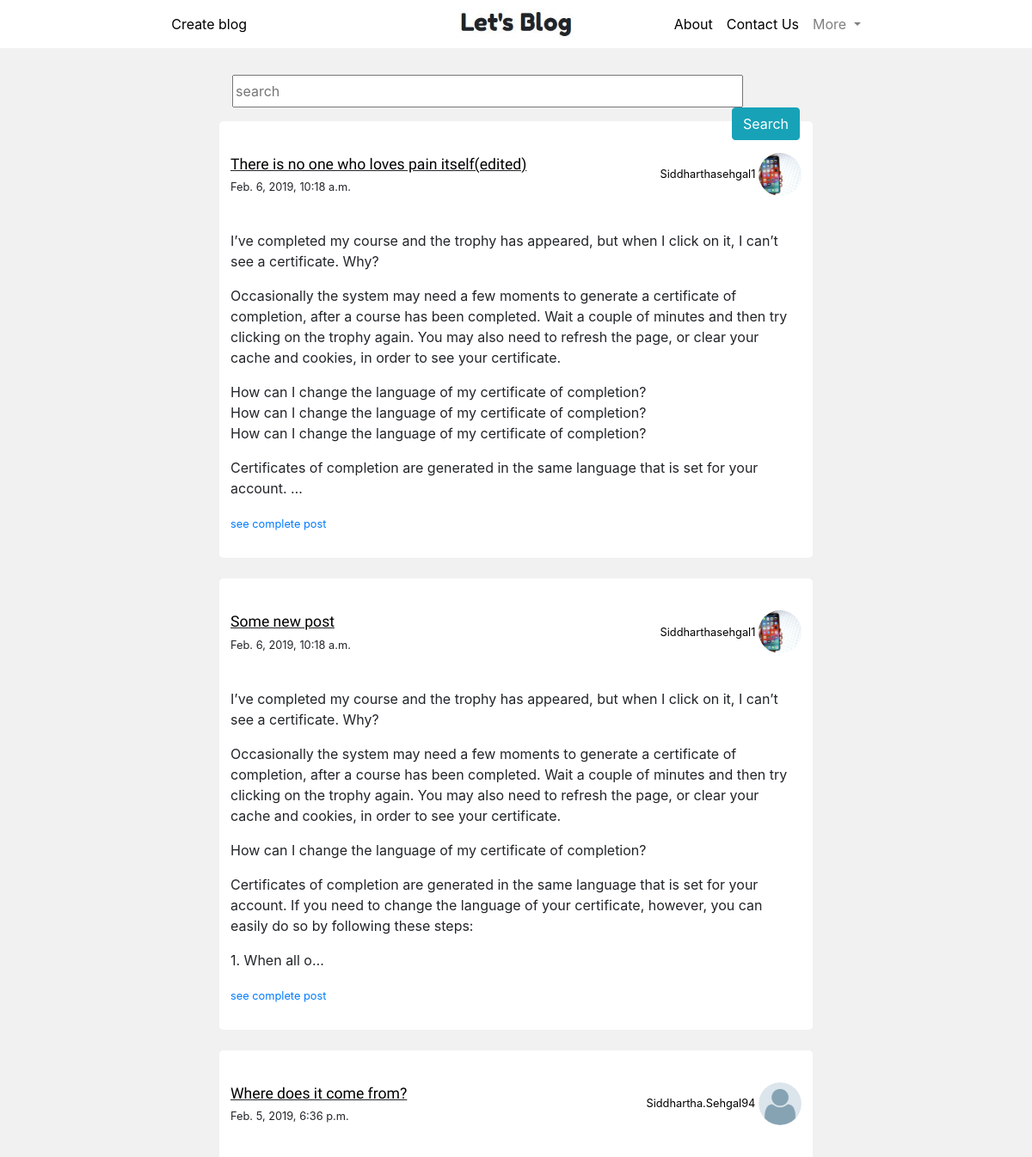
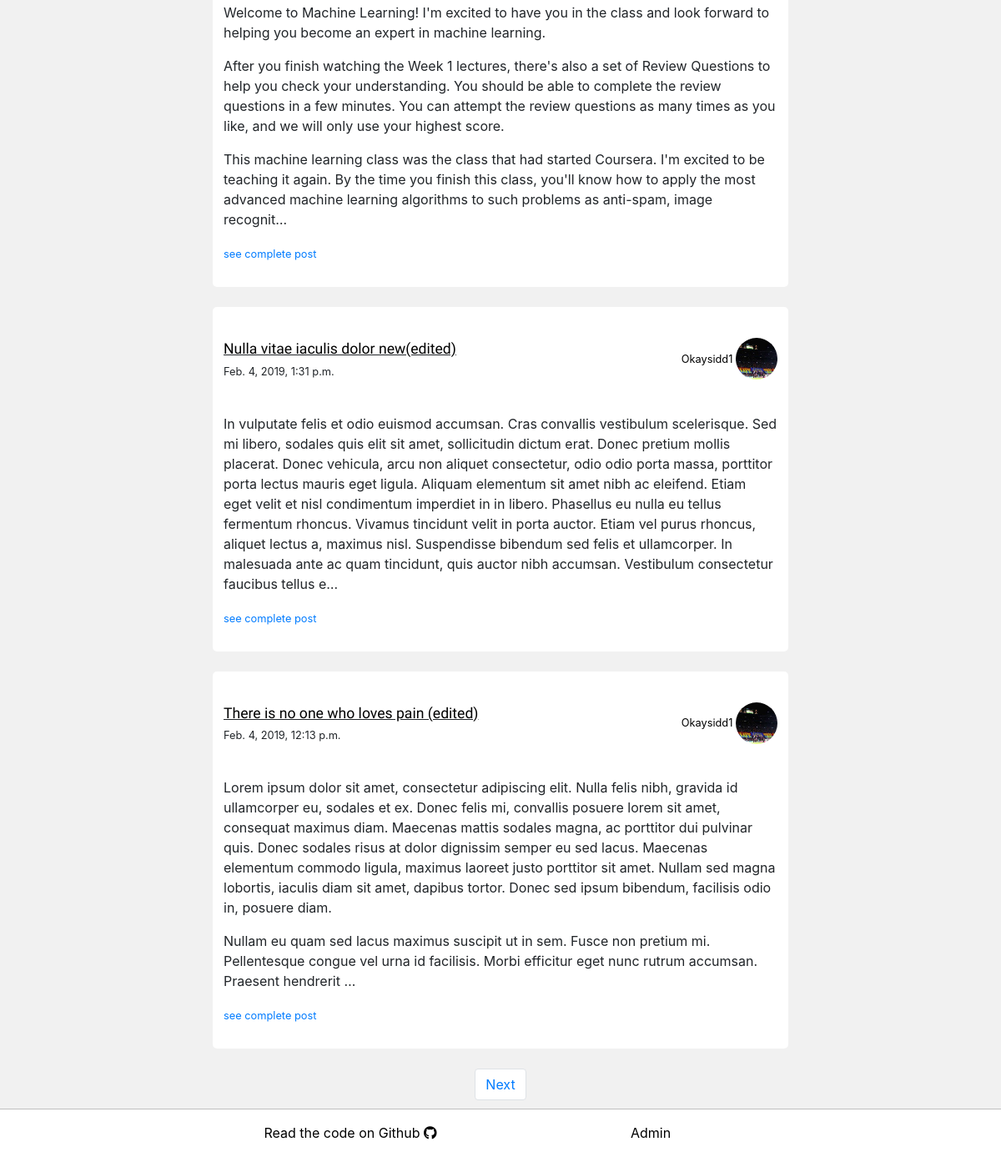
Before: / (signed in) with the older database file (2 pictures, top to bottom).
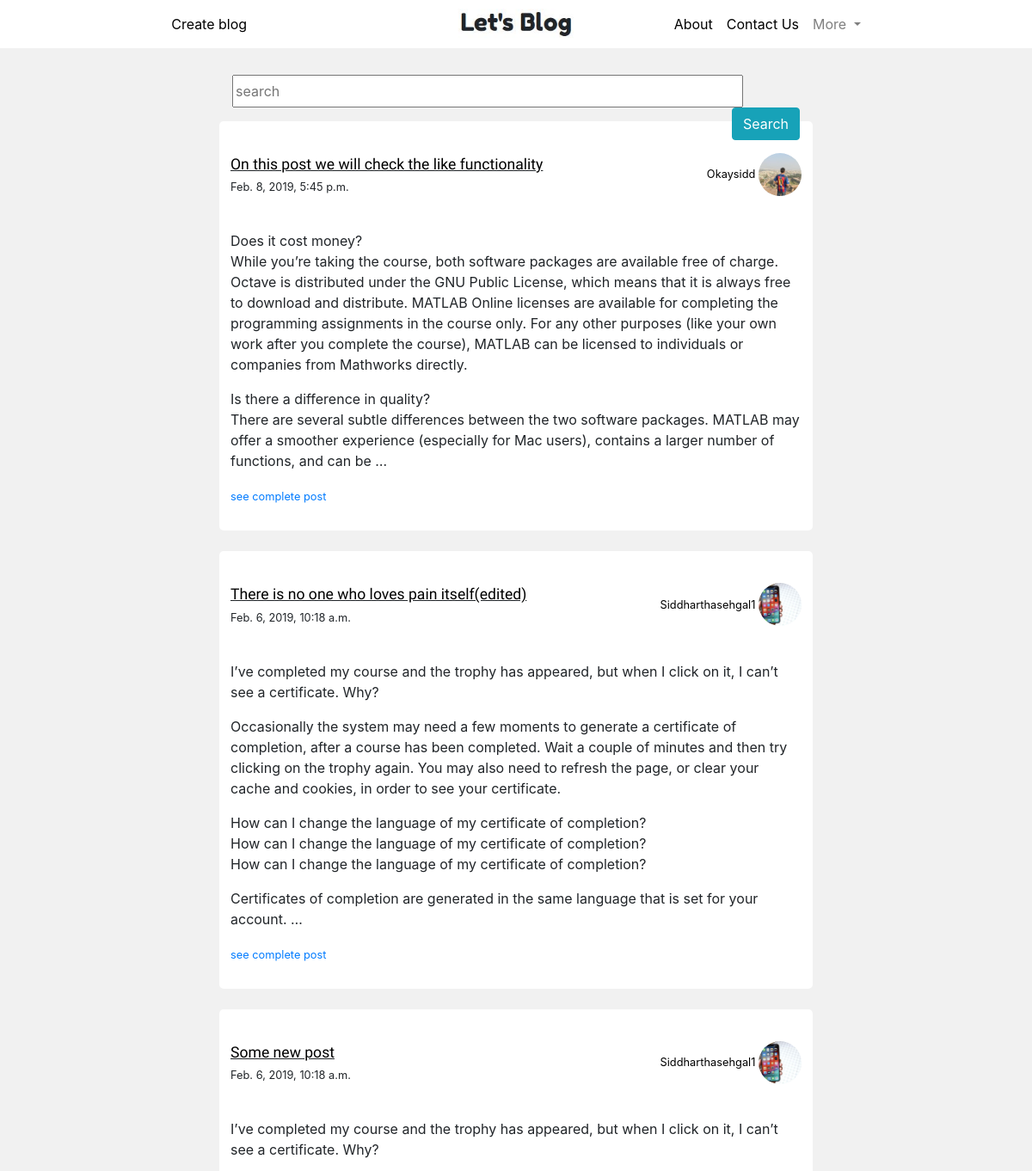
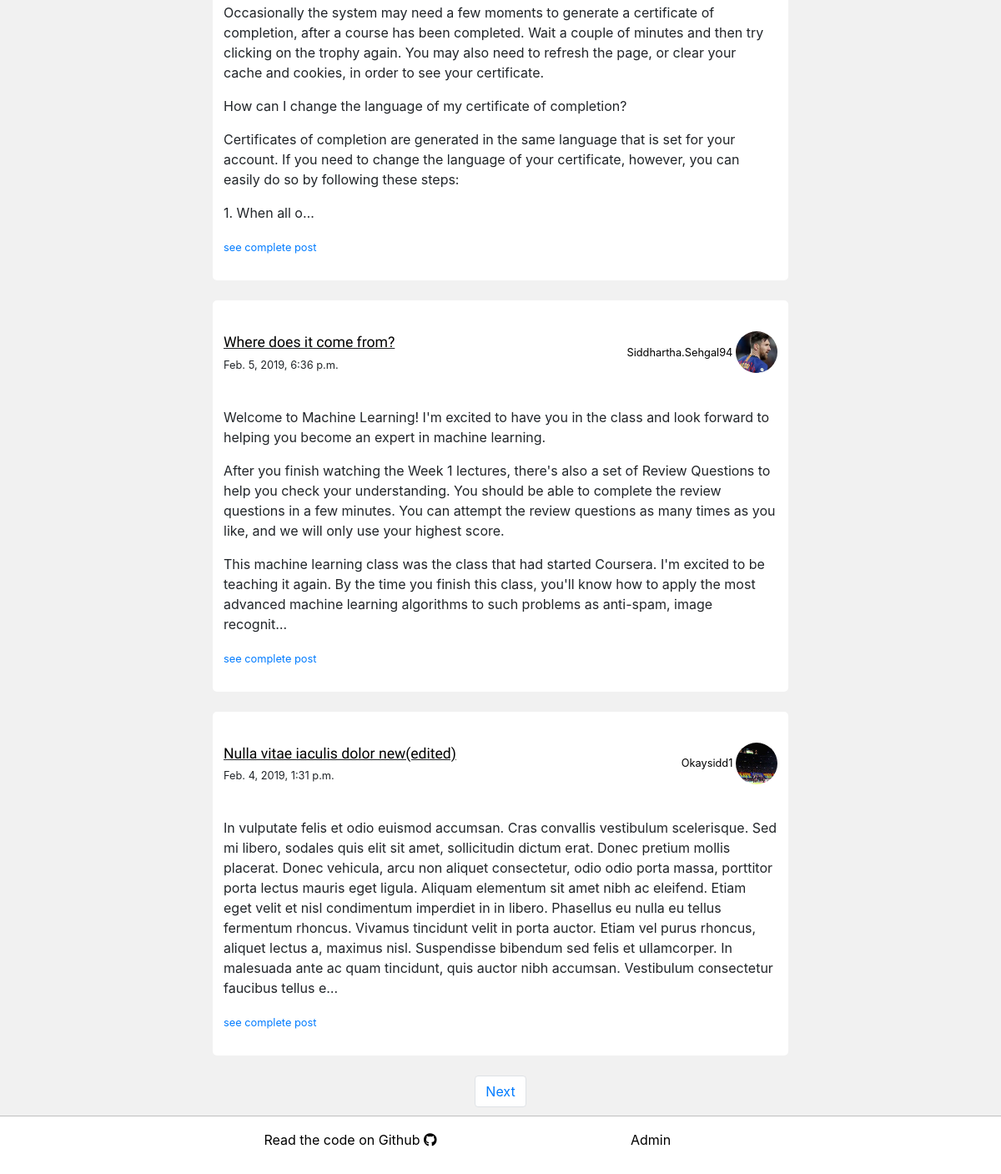
After: the same page with the newer database file (2 pictures, top to bottom).
### blogs_app/models.py (models this page shows, shortened)
class Post_model(models.Model):
    author = models.ForeignKey(Author_model, on_delete=models.CASCADE)
    title_original = models.CharField(max_length=200)
    title_edited = models.CharField(max_length=200, default="")
    body_original = models.TextField()
    body_edited = models.TextField(default="")
    created_on = models.DateTimeField(auto_now_add=True)
    created_on = models.DateTimeField(default=timezone.now())
    modified_on = models.DateTimeField(blank=True, null=True)
    published_on = models.DateTimeField(blank=True, null=True)
    likes = models.PositiveIntegerField(default=0)
    liked_by = models.ManyToManyField(Author_model, related_name="liked_by", blank=True, null=True, default=[])

### users_app/models.py (models this page shows, shortened)
class Author_model(models.Model):
    author_name = models.OneToOneField(User, on_delete=models.CASCADE, primary_key=True)
    git = models.URLField(max_length=128, blank=True)
    profile_pic = models.ImageField(default='default.jpeg', upload_to='profile_pics')
    def __str__(self):
        return str(self.author_name)

### blogs_app/views.py (the view)
# urls.py: path('', ListPostView.as_view(), name="all-post"),
class ListPostView(LoginRequiredMixin, ListView):
    login_url = '/login/'
    redirect_field_name = 'next'
    model = Post_model
    fields = ['title_original', 'body_original', 'author']
    ordering = ['-published_on']
    paginate_by = 5
    def get_context_data(self, **kwargs):
        context = super().get_context_data(**kwargs)
        context['title'] = 'Let\'s Blog'
        return context
    def get_queryset(self):
        queryset = Post_model.objects.filter(published_on__lte=timezone.now()).order_by('-published_on')
        return queryset

### blogs_app/templates/blogs_app/post_model_list.html (shortened to what this page needs)
{% extends 'system_app/base.html' %}
{% block base_body_block %}
{% load staticfiles %}
<link rel="stylesheet" href="{% static 'blogs_app/post_model_list.css' %}">
<br><br>
<div class="container">
    <div class="search-bar">
        <form class="form-group" action="{% url 'blogs:search-results' %}" method="POST">
            <input type="text" name="search-query" class="find-post" placeholder="search">
            <input type="submit" class="search-button btn btn-info" value="Search">
        </form>
    </div>
  {% for post in post_model_list %}
    <div class="post-complete">
      <br>
      <div class="row ">
          <div class="col-md-8">
              <span class="post-title"><a class="black-href" href="{% url 'blogs:post' pk=post.pk %}">{{ post.title_original }}</a></span>
              <br>
              <small>{{ post.created_on }}</small>
          </div>
          <div class="col-md-4">
              <span class="author-name">
                  <a class="black-href" href="{% url 'users:view-profile' pk=post.author.pk %}">
                      <small>
                          {{ post.author|title }}
                      </small>
                      <img class="profile-pic" src="{{ post.author.profile_pic.url }}" alt="no image found">
                  </a>
              </span>
          </div>
          </div><br>
          <p><span class="postarea">{{ post.body_original|truncatechars:700|linebreaks }}</span>
          {% if post.body_original|length|get_digit:"-1" > 600 %}
            <small><a href="{% url 'blogs:post' pk=post.pk %}">see complete post</a></small>
          {% endif %}
          </p>
    </div><br>
  {% endfor %}
  {% if is_paginated %}
    <nav>
        <ul class="pagination justify-content-center">
            {% if page_obj.has_next %}
                <li class="page-item">
                    <a class="page-link" href="?page={{ page_obj.next_page_number }}">Next</a>
                </li>
            {% endif %}
        </ul>
    </nav>
  {% endif %}
  <br><br>
</div>
{% endblock %}

### system_app/templates/system_app/base.html (shortened to what this page needs)
<!DOCTYPE html>
{% load staticfiles %}
<link rel="stylesheet" href="{% static 'system_app/base.css' %}">
<html lang="en" dir="ltr">
  <head>
    <link rel="stylesheet" href="https://use.fontawesome.com/releases/v5.7.1/css/all.css">
    <link rel="stylesheet" href="https://stackpath.bootstrapcdn.com/bootstrap/4.1.3/css/bootstrap.min.css">
  </head>
  <body>
    <div class="wrapper">
      {% if user.is_authenticated %}
      <nav class="fixed-top  navbar navbar-expand-lg navbar-light">
          <div class="nav-container">
            <div class="collapse navbar-collapse">
              <ul class="navbar-nav mr-auto">
                <li class="nav-item">
                  <a id="nav-link" class="nav-link m-auto" href="{% url 'blogs:new-post' %}">Create blog</a>
                </li>
                <a id="center-nav-link" class="navbar-brand" href="{% url 'blogs:all-post' %}"><img class="letslogo" src="{% static 'system_app/letsblog.JPG' %}" alt="Let's Blog"></a>
              </ul>
              <ul class="navbar-nav ml-auto">
                <li class="nav-item">
                  <a id="nav-link" class="nav-link" href="{% url 'system:about' %}">About </a>
                </li>
                <li class="nav-item">
                  <a id="nav-link" class="nav-link" href="{% url 'system:contact' %}">Contact Us </a>
                </li>
                <li class="nav-item dropdown">
                  <a class="nav-link dropdown-toggle" role="button" href="#" data-toggle="dropdown" aria-haspopup="true" aria-expanded="false">
                    More
                  </a>
                </li>
              </ul>
            </div>
        </div>
      </nav>
      {% else %}
        <a href="{% url 'system:login' %}"></a>
      {% endif %}
      <br>
      {% block base_body_block %}{% endblock %}
    </body>
    <footer>
      <div class="container">
        <div class="mt-3 row">
          <div class="col-md-6">
            <a class="black-href" target="_blank" href="https://github.com/okaysidd/Blog-app">Read the code on Github <i class="fab fa-github"></i></a>
          </div>
          <div class="col-md-6">
            <a class="black-href" target="_blank" href="{% url 'admin:index' %}">Admin</a>
          </div>
        </div>
      </div>
    </footer>
</html>

### system_app/static/system_app/base.css (style rules this page uses)
#nav-link { font-size: 1em; color: black; }
#center-nav-link { float: none; position: absolute; top: 50%; left: 50%; transform: translate(-50%, -50%); font-family: 'Fredoka One', cursive; font-size: 2em; }
.fixed-top { background-color: white; }
.nav-container { width: 70%; margin: auto; }
.letslogo { height: 35px; margin: 10px; }
html, body { height: 100%; margin: 0px; }
.wrapper { box-sizing: border-box; position: relative; padding-bottom: 1em; min-height: 100%; }
footer { margin: auto; position: absolute; bottom: 0; width: 100%; color: #fff; height: 70px; text-align: center; border-top: 1px solid #bfbfbf; }
.black-href { color: black; }
footer { height: 50px; }
footer { margin: auto; position: absolute; bottom: 0; width: 100%; color: #fff; background-color: white; height: 70px; text-align: center; }

### blogs_app/static/blogs_app/post_model_list.css (style rules this page uses)
.container { width: 60%; }
.post-title { font-family: 'Expletus Sans', cursive; font-size: 1.1em; text-decoration: underline; }
.author-name { float: right; }
.post-complete { background-color: white; padding: 13px; border-radius: 5px; }
body { background-color: #f1f1f1; }
.find-post { width: 90%; height: 38px; }
.search-bar { margin: 15px; }
.search-button { float: right; }
.black-href { color: black; }
.profile-pic { width: 50px; height: 50px; border-radius: 50%; object-fit: cover; }

Changed rows visible on the page:
no longer on this page (row unchanged): Post_model: title_original "There is no one who loves pain (edited)", created_on "Feb. 4, 2019, 12:13 p.m.", author "Okaysidd1", author.profile_pic (picture), body_original "Lorem ipsum dolor sit amet, consectetur adipiscing elit. Nulla felis nibh, gravida id ullamcorper eu, sodales et ex. Donec felis mi, convallis posuere lorem sit amet, consequat maximus diam. Maecenas mattis sodales magna, ac porttitor dui pulvinar quis. Donec sodales risus at dolor dignissim semper eu sed lacus. Maecenas elementum commodo ligula, maximus laoreet justo porttitor sit amet. Nullam sed magna lobortis, iaculis diam sit amet, dapibus tortor. Donec sed ipsum bibendum, facilisis odio in, posuere diam. Nullam eu quam sed lacus maximus suscipit ut in sem. Fusce non pretium mi. Pellentesque congue vel urna id facilisis. Morbi efficitur eget nunc rutrum accumsan. Praesent hendrerit …", shows "see complete post"
added Post_model: title_original "On this post we will check the like functionality", created_on "Feb. 8, 2019, 5:45 p.m.", author "Okaysidd", author.profile_pic (picture), body_original "Does it cost money? While you’re taking the course, both software packages are available free of charge. Octave is distributed under the GNU Public License, which means that it is always free to download and distribute. MATLAB Online licenses are available for completing the programming assignments in the course only. For any other purposes (like your own work after you complete the course), MATLAB can be licensed to individuals or companies from Mathworks directly. Is there a difference in quality? There are several subtle differences between the two software packages. MATLAB may offer a smoother experience (especially for Mac users), contains a larger number of functions, and can be …", shows "see complete post"
changed through a linked row, Post_model "Where does it come from?": author.profile_pic: picture added in place of a placeholder
